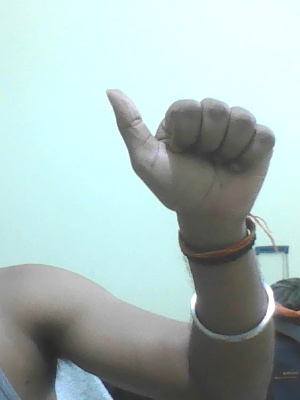
#> input picture major/data/train/A/0.jpg, 300 x 400 px
$ python -i image_processing.py   (imports and definitions only)
#> lines starting #> are read from the running program, lines starting #| are printed output that depends on the picture; after the words box and inside, x2 and y2 are one past the last pixel; in counts of white or black regions, pixels touching at a corner belong together
import cv2

def process_image(image_path):
#> called with image_path = 'data/train/A/0.jpg'
    minValue = 70

    frame = cv2.imread(image_path)
#> frame is the input picture: shape (400, 300, 3); mean B, G, R 185.1, 186.9, 167.9

    gray = cv2.cvtColor(frame, cv2.COLOR_BGR2GRAY)
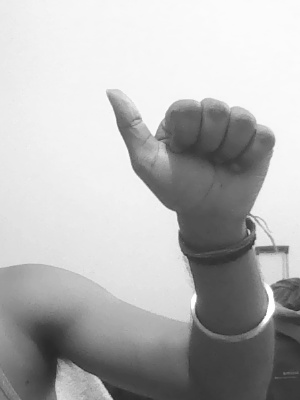
#> gray: shape (400, 300); min 39, max 255, mean 181
    blur = cv2.GaussianBlur(gray, (5, 5), 2)

    th3 = cv2.adaptiveThreshold(blur, 255, cv2.ADAPTIVE_THRESH_GAUSSIAN_C, cv2.THRESH_BINARY_INV, 11, 2)
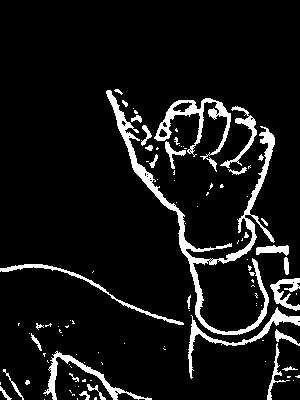
#> th3: shape (400, 300); 8.3% white; 102 white regions (70 under 20 px), largest, box (x1, y1, x2, y2) and area: (106, 90, 275, 335) 3624, (154, 98, 231, 172) 1224, (188, 307, 300, 379) 844
    ret, res = cv2.threshold(th3, minValue, 255, cv2.THRESH_BINARY_INV+cv2.THRESH_OTSU)
#> ret = 0

    return res

>>> result = process_image('data/train/A/0.jpg')
